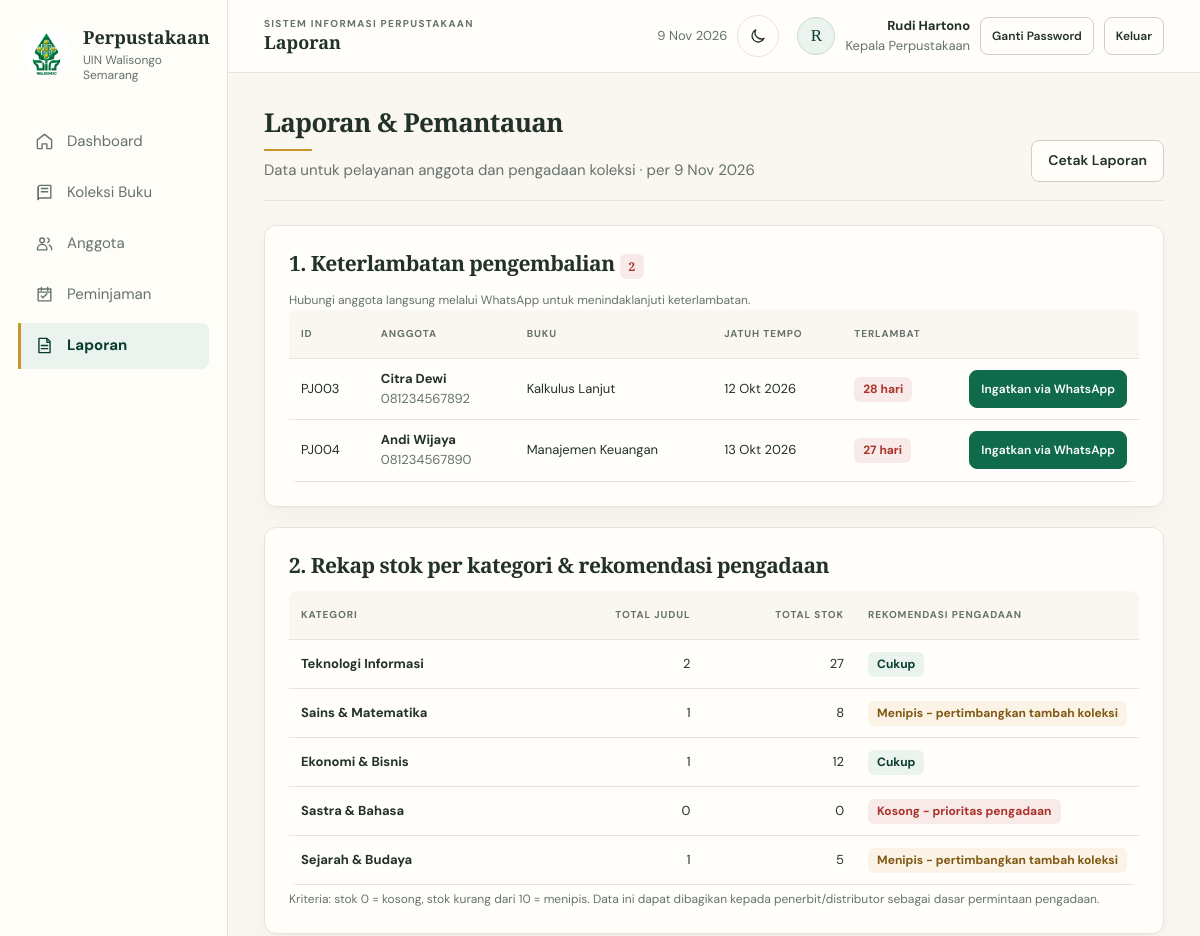
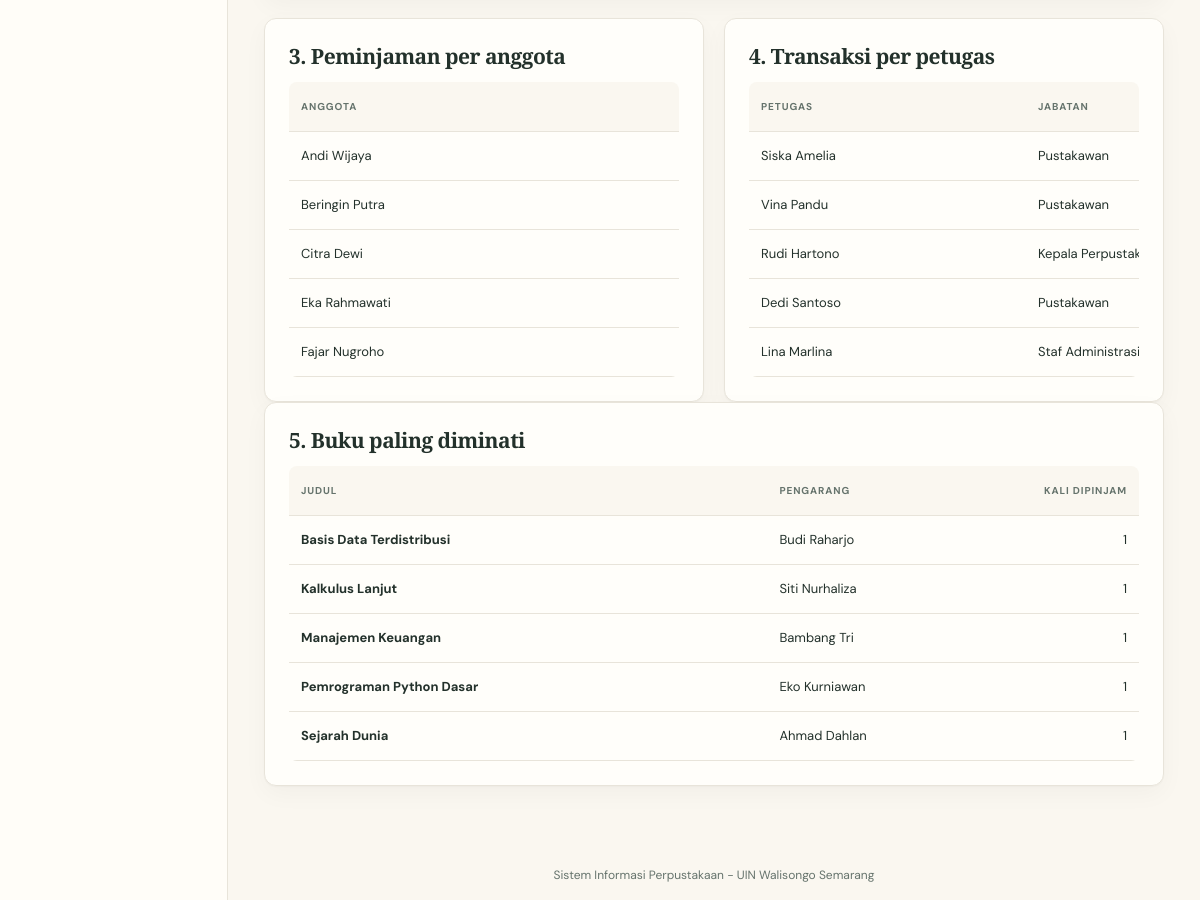
/modules/laporan/index.php (signed in), run on the app's committed database (2 pictures, top to bottom).
### tables this page shows
CREATE TABLE IF NOT EXISTS peminjaman (
  id_peminjaman VARCHAR(10) PRIMARY KEY,
  id_anggota VARCHAR(10) NOT NULL,
  id_buku VARCHAR(10) NOT NULL,
  id_petugas VARCHAR(10) NOT NULL,
  tgl_pinjam DATE NOT NULL,
  tgl_kembali DATE NOT NULL,
  status VARCHAR(20) NOT NULL,
  FOREIGN KEY (id_anggota) REFERENCES anggota(id_anggota) ON DELETE CASCADE,
  FOREIGN KEY (id_buku) REFERENCES buku(id_buku) ON DELETE CASCADE,
  FOREIGN KEY (id_petugas) REFERENCES petugas(id_petugas) ON DELETE CASCADE
);

CREATE TABLE IF NOT EXISTS anggota (
  id_anggota VARCHAR(10) PRIMARY KEY,
  nama VARCHAR(100) NOT NULL,
  email VARCHAR(100) NOT NULL,
  no_telepon VARCHAR(15) NOT NULL,
  status_aktif VARCHAR(10) NOT NULL
);

CREATE TABLE IF NOT EXISTS buku (
  id_buku VARCHAR(10) PRIMARY KEY,
  judul VARCHAR(100) NOT NULL,
  pengarang VARCHAR(100) NOT NULL,
  id_kategori VARCHAR(10) NOT NULL,
  stok INT NOT NULL,
  FOREIGN KEY (id_kategori) REFERENCES kategori(id_kategori) ON DELETE CASCADE
);

### includes/helpers.php (called while the page is built, shortened)
<?php
function e($s): string
{
    return htmlspecialchars((string)$s, ENT_QUOTES, 'UTF-8');
}
function url(string $path = ''): string
{
    return BASE_URL . ltrim($path, '/');
}
function tgl_indo(?string $d): string
{
    $b = ['', 'Jan', 'Feb', 'Mar', 'Apr', 'Mei', 'Jun', 'Jul', 'Agu', 'Sep', 'Okt', 'Nov', 'Des'];
    $t = strtotime($d);
    return date('j', $t) . ' ' . $b[(int)date('n', $t)] . ' ' . date('Y', $t);
}
function hari_selisih(string $dari, string $sampai): int
{
    return (int)floor((strtotime($sampai) - strtotime($dari)) / 86400);
}
function wa_link(string $no, string $pesan): string
{
    $n = preg_replace('/\D/', '', $no);
    if (strpos($n, '0') === 0) {
        $n = '62' . substr($n, 1);
    }
    return 'https://wa.me/' . $n . '?text=' . rawurlencode($pesan);
}

### modules/laporan/index.php (the view, shortened to what this page needs)
<?php
require __DIR__ . '/../../includes/bootstrap.php';
$today = date('Y-m-d');
$st = $pdo->prepare("SELECT p.id_peminjaman, a.nama, a.no_telepon, b.judul, p.tgl_pinjam, p.tgl_kembali
    FROM peminjaman p JOIN anggota a ON p.id_anggota=a.id_anggota JOIN buku b ON p.id_buku=b.id_buku
    WHERE p.status='Dipinjam' AND p.tgl_kembali < ? ORDER BY p.tgl_kembali");
$st->execute([$today]); $telat = $st->fetchAll();
$stok = $pdo->query('SELECT k.nama_kategori, COUNT(b.id_buku) AS total_judul, COALESCE(SUM(b.stok),0) AS total_stok
    FROM kategori k LEFT JOIN buku b ON k.id_kategori=b.id_kategori
    GROUP BY k.id_kategori, k.nama_kategori ORDER BY k.id_kategori')->fetchAll();
$rekA = $pdo->query("SELECT a.id_anggota, a.nama, COUNT(p.id_peminjaman) AS total,
    COALESCE(SUM(p.status='Dipinjam'),0) AS aktif
    FROM anggota a LEFT JOIN peminjaman p ON a.id_anggota=p.id_anggota
    GROUP BY a.id_anggota, a.nama ORDER BY total DESC, a.id_anggota")->fetchAll();
$rekP = $pdo->query('SELECT t.nama_petugas, t.jabatan, COUNT(p.id_peminjaman) AS total
    FROM petugas t LEFT JOIN peminjaman p ON t.id_petugas=p.id_petugas
    GROUP BY t.id_petugas, t.nama_petugas, t.jabatan ORDER BY total DESC, t.id_petugas')->fetchAll();
$top = $pdo->query('SELECT b.judul, b.pengarang, COUNT(p.id_peminjaman) AS total
    FROM buku b JOIN peminjaman p ON b.id_buku=p.id_buku
    GROUP BY b.id_buku, b.judul, b.pengarang ORDER BY total DESC, b.judul LIMIT 5')->fetchAll();
render_header('Laporan', 'laporan');
?>
<div class="head">
  <div><h1>Laporan &amp; Pemantauan</h1><p class="sub">Data untuk pelayanan anggota dan pengadaan koleksi &middot; per <?= e(tgl_indo($today)) ?></p></div>
  <button class="btn ghost noprint" type="button" data-print>Cetak Laporan</button>
</div>
<div class="card" id="telat">
  <h2>1. Keterlambatan pengembalian <span class="badge <?= $telat ? 'b-red' : 'b-ok' ?>"><?= count($telat) ?></span></h2>
  <p class="hint">Hubungi anggota langsung melalui WhatsApp untuk menindaklanjuti keterlambatan.</p>
  <div class="table-scroll"><table>
    <tr><th>ID</th><th>Anggota</th><th>Buku</th><th>Jatuh tempo</th><th>Terlambat</th><th class="noprint"></th></tr>
    <?php foreach ($telat as $r):
        $hari = hari_selisih($r['tgl_kembali'], $today);
        $pesan = 'Halo ' . $r['nama'] . ', kami dari Perpustakaan Digital. Buku "' . $r['judul'] . '" yang Anda pinjam jatuh tempo pada ' . tgl_indo($r['tgl_kembali']) . '. Mohon segera dikembalikan. Terima kasih.'; ?>
      <tr><td><?= e($r['id_peminjaman']) ?></td><td><b><?= e($r['nama']) ?></b><br><small class="text-muted"><?= e($r['no_telepon']) ?></small></td>
        <td><?= e($r['judul']) ?></td><td><?= e(tgl_indo($r['tgl_kembali'])) ?></td>
        <td><span class="badge b-red"><?= $hari ?> hari</span></td>
        <td class="r noprint"><a class="btn sm" target="_blank" rel="noopener" href="<?= e(wa_link($r['no_telepon'], $pesan)) ?>">Ingatkan via WhatsApp</a></td></tr>
    <?php endforeach; ?>
  </table></div>
</div>
<div class="card">
  <h2>2. Rekap stok per kategori &amp; rekomendasi pengadaan</h2>
  <div class="table-scroll"><table>
    <tr><th>Kategori</th><th class="r">Total judul</th><th class="r">Total stok</th><th>Rekomendasi pengadaan</th></tr>
    <?php foreach ($stok as $r): $n = (int)$r['total_stok']; ?>
      <tr><td><b><?= e($r['nama_kategori']) ?></b></td><td class="r"><?= (int)$r['total_judul'] ?></td><td class="r"><?= $n ?></td>
        <td><?php if ($n === 0): ?><span class="badge b-red">Kosong - prioritas pengadaan</span>
            <?php elseif ($n < 10): ?><span class="badge b-amb">Menipis - pertimbangkan tambah koleksi</span>
            <?php else: ?><span class="badge b-ok">Cukup</span><?php endif; ?></td></tr>
    <?php endforeach; ?>
  </table></div>
  <p class="hint">Kriteria: stok 0 = kosong, stok kurang dari 10 = menipis. Data ini dapat dibagikan kepada penerbit/distributor sebagai dasar permintaan pengadaan.</p>
</div>
<div class="grid g2">
  <div class="card">
    <h2>3. Peminjaman per anggota</h2>
    <div class="table-scroll"><table><tr><th>Anggota</th><th class="r">Total</th><th class="r">Aktif</th></tr>
      <?php foreach ($rekA as $r): ?><tr><td><?= e($r['nama']) ?></td><td class="r"><?= (int)$r['total'] ?></td><td class="r"><?= (int)$r['aktif'] ?></td></tr><?php endforeach; ?>
      <?php if (!$rekA): ?><tr><td colspan="3" class="empty">Belum ada data peminjaman.</td></tr><?php endif; ?></table></div>
  </div>
  <div class="card">
    <h2>4. Transaksi per petugas</h2>
    <div class="table-scroll"><table><tr><th>Petugas</th><th>Jabatan</th><th class="r">Transaksi</th></tr>
      <?php foreach ($rekP as $r): ?><tr><td><?= e($r['nama_petugas']) ?></td><td><?= e($r['jabatan']) ?></td><td class="r"><?= (int)$r['total'] ?></td></tr><?php endforeach; ?>
      <?php if (!$rekP): ?><tr><td colspan="3" class="empty">Belum ada data transaksi.</td></tr><?php endif; ?></table></div>
  </div>
</div>
<div class="card">
  <h2>5. Buku paling diminati</h2>
  <div class="table-scroll"><table><tr><th>Judul</th><th>Pengarang</th><th class="r">Kali dipinjam</th></tr>
    <?php foreach ($top as $r): ?><tr><td><b><?= e($r['judul']) ?></b></td><td><?= e($r['pengarang']) ?></td><td class="r"><?= (int)$r['total'] ?></td></tr><?php endforeach; ?>
    <?php if (!$top): ?><tr><td colspan="3" class="empty">Belum ada data peminjaman.</td></tr><?php endif; ?></table></div>
</div>
<?php render_footer();

### includes/layout/header.php (shortened to what this page needs)
<?php
function render_header(string $title, string $active = ''): void
{
    $u = $_SESSION['user'] ?? null;
    ?>
<!DOCTYPE html>
<html lang="id">
<head>
<link rel="stylesheet" href="<?= e(url('assets/css/base.css?v=' . filemtime(__DIR__ . '/../../assets/css/base.css'))) ?>">
<link rel="stylesheet" href="<?= e(url('assets/css/layout.css?v=' . filemtime(__DIR__ . '/../../assets/css/layout.css'))) ?>">
<link rel="stylesheet" href="<?= e(url('assets/css/components.css?v=' . filemtime(__DIR__ . '/../../assets/css/components.css'))) ?>">
</head>
<body>
<?php if ($u): ?>
<div class="app-shell">
  <aside class="sidebar" id="app-sidebar">
    <a class="brand" href="<?= e(url('dashboard.php')) ?>">
      <span class="brand-mark"><img src="<?= e(url('assets/img/logo.png')) ?>" alt="Logo UIN Walisongo" width="44" height="44"></span>
      <span><b>Perpustakaan</b><small>UIN Walisongo Semarang</small></span>
    </a>
    <?php render_sidebar($active); ?>
  </aside>
  <div class="app-main">
    <header class="topbar">
      <div class="topbar-inner">
        <div class="topbar-context"><span class="eyebrow">SISTEM INFORMASI PERPUSTAKAAN</span><strong><?= e($title) ?></strong></div>
        <div class="topbar-tools">
          <time class="today-date" datetime="<?= e(date('Y-m-d')) ?>"><?= e(tgl_indo(date('Y-m-d'))) ?></time>
          <button class="theme-toggle" type="button" data-theme-toggle aria-label="Aktifkan mode gelap" title="Mode gelap">
          </button>
        </div>
        <div class="user">
          <span class="user-avatar"><?= e(mb_strtoupper(mb_substr($u['nama_petugas'], 0, 1))) ?></span>
          <span><?= e($u['nama_petugas']) ?><small><?= e($u['jabatan']) ?></small></span>
          <a class="btn ghost sm" href="<?= e(url('modules/akun/ganti_password.php')) ?>">Ganti Password</a>
          <form method="post" action="<?= e(url('logout.php')) ?>">
            <button class="btn ghost sm" type="submit">Keluar</button>
          </form>
        </div>
      </div>
    </header>
    <main class="content">
<?php else: ?>
<main class="login-page">
<?php endif; ?>
<?php
}

### includes/layout/sidebar.php (shortened to what this page needs)
<?php
function render_sidebar(string $active): void
{
    $menu = [
        'dashboard' => ['Dashboard', 'dashboard.php', '<path d="m3 10 9-7 9 7v10a1 1 0 0 1-1 1h-5v-6H9v6H4a1 1 0 0 1-1-1z"/>'],
        'buku' => ['Koleksi Buku', 'modules/buku/index.php', '<path d="M4 5.5A2.5 2.5 0 0 1 6.5 3H20v16H6.5A2.5 2.5 0 0 0 4 21z"/><path d="M4 5.5v15.2M8 7h8M8 11h8"/>'],
        'anggota' => ['Anggota', 'modules/anggota/index.php', '<circle cx="9" cy="8" r="3"/><path d="M3 20v-1a6 6 0 0 1 12 0v1zM16 5.2a3 3 0 0 1 0 5.6M18 14a5 5 0 0 1 3 4.6V20"/>'],
        'peminjaman' => ['Peminjaman', 'modules/peminjaman/index.php', '<path d="M4 5h16v15H4zM8 3v4M16 3v4M4 9h16"/><path d="m8 14 2 2 5-5"/>'],
        'laporan' => ['Laporan', 'modules/laporan/index.php', '<path d="M5 3h10l4 4v14H5zM15 3v5h4M8 12h8M8 16h8"/>'],
    ];
    ?>
<nav class="menu" id="main-menu" aria-label="Navigasi utama">
  <?php foreach ($menu as $key => [$label, $path, $icon]): ?>
    <a href="<?= e(url($path)) ?>" class="<?= $active === $key ? 'on' : '' ?>" <?= $active === $key ? 'aria-current="page"' : '' ?>>
      <svg viewBox="0 0 24 24" aria-hidden="true"><?= $icon ?></svg><span><?= e($label) ?></span>
    </a>
  <?php endforeach; ?>
</nav>
<?php
}

### includes/layout/footer.php (shortened to what this page needs)
<?php
require_once __DIR__ . '/sidebar.php';
function render_footer(): void
{
    ?>
</main>
<footer class="foot">Sistem Informasi Perpustakaan - UIN Walisongo Semarang</footer>
<?php if (!empty($_SESSION['user'])): ?>
</div>
<?php endif; ?>
</body>
</html>
<?php
}

### assets/css/base.css (style rules this page uses)
:root { color-scheme: light; --green: #0f6b4b; --green-dark: #083d2b; --green-pale: #eaf3ee; --green-border: #c6ddd1; --gold: #c9972b; --gold-pale: #fbf4e5; --yellow: #805713; --yellow-pale: #fbf3e5; --yellow-border: #ead9b9; --red: #a9322a; --red-pale: #f8eae8; --red-border: #ebc6c4; --ink: #23312b; --muted: #65736c; --line: #e8e4da; --input-line: #cfcfc4; --surface: #fffefa; --canvas: #faf7f0; --sidebar-surface: #fffdf8; --hover-surface: #f3f1e9; --table-hover: #f8f6f0; --neutral-pale: #eeece4; --placeholder: #65736c; --focus-ring: #0f6b4b; --overlay: rgba(8, 30, 21, .46); --overlay-light-bg: rgba(8, 30, 21, .42); --print-ink: #000; --print-line: #888; --radius-sm: 8px; --radius: 12px; --radius-lg: 16px; --shadow-card: 0 1px 2px rgba(34, 40, 32, .035), 0 8px 24px rgba(34, 40, 32, .035); --shadow-hover: 0 8px 24px rgba(34, 40, 32, .09); --space-1: 4px; --space-2: 8px; --space-3: 12px; --space-4: 16px; --space-6: 24px; --space-8: 32px; --serif: "Playfair Display", Georgia, serif; --sans: "DM Sans", "Segoe UI", Arial, sans-serif; }
* { box-sizing: border-box; }
html { min-width: 320px; scroll-behavior: smooth; }
body { margin: 0; overflow-x: hidden; background: var(--canvas); color: var(--ink); font: 400 15px/1.55 var(--sans); -webkit-font-smoothing: antialiased; }
a { color: var(--green); }
a, button, input, select { font-family: inherit; }
button, select, input[type="submit"] { cursor: pointer; }
h1, h2, h3, p { margin-top: 0; }
h1, h2 { font-family: var(--serif); font-weight: 600; letter-spacing: -.025em; }
h1 { margin-bottom: var(--space-1); font-size: clamp(26px, 2vw, 34px); line-height: 1.22; }
h2 { margin-bottom: var(--space-3); font-size: 21px; line-height: 1.3; }
small { font-size: 13px; }
.r, .stat .n { font-variant-numeric: tabular-nums; }
svg { width: 20px; height: 20px; fill: none; stroke: currentColor; stroke-width: 1.75; stroke-linecap: round; stroke-linejoin: round; }
@media (prefers-reduced-motion: no-preference) { .card, .stat, .head, .welcome-banner, .table-scroll, .book-tile, .form-card { animation: enter 360ms both; } }
@media (prefers-reduced-motion: no-preference) { .content > :nth-child(2) { animation-delay: 40ms; } }
@media (prefers-reduced-motion: no-preference) { .content > :nth-child(3) { animation-delay: 80ms; } }
@media (prefers-reduced-motion: no-preference) { .content > :nth-child(4) { animation-delay: 120ms; } }
@media (prefers-reduced-motion: no-preference) { .content > :nth-child(5) { animation-delay: 160ms; } }

### data on the page
peminjaman: id_peminjaman "PJ003", id_anggota.nama "Citra Dewi", id_anggota.no_telepon "081234567892", id_buku.judul "Kalkulus Lanjut", tgl_kembali "12 Okt 2026", tgl_kembali "28"
peminjaman: id_peminjaman "PJ004", id_anggota.nama "Andi Wijaya", id_anggota.no_telepon "081234567890", id_buku.judul "Manajemen Keuangan", tgl_kembali "13 Okt 2026", tgl_kembali "27"
anggota: nama "Andi Wijaya"
anggota: nama "Beringin Putra"
anggota: nama "Citra Dewi"
anggota: nama "Eka Rahmawati"
anggota: nama "Fajar Nugroho"

### other printed values
$label "Dashboard"
$label "Koleksi Buku"
$label "Anggota"
$label "Peminjaman"
$label "Laporan"
$title "Laporan"
mb_strtoupper(mb_substr($u['nama_petugas'], 0, 1)) "R"
$u['nama_petugas'] "Rudi Hartono"
$u['jabatan'] "Kepala Perpustakaan"
count($telat) "2"
$r['nama_kategori'] "Teknologi Informasi"
$r['total_judul'] "2"
$n "27"
$r['nama_kategori'] "Sains & Matematika"
$r['total_judul'] "1"
